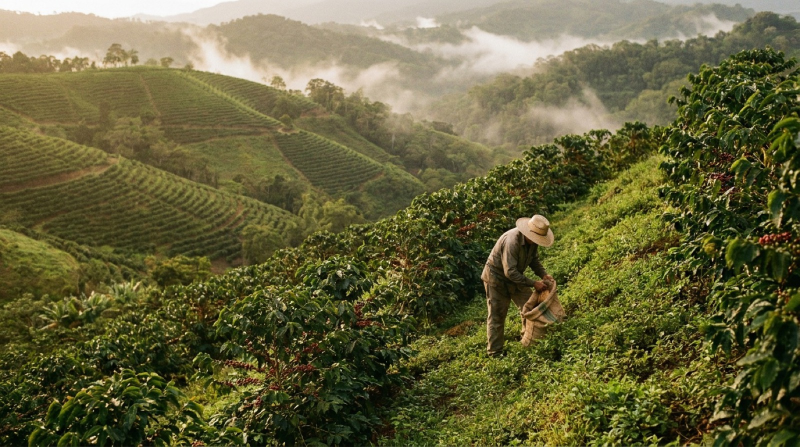
#> input picture images/hero-zafra.jpg, 1600 x 893 px, found by its file name (shown at 1/2 size)
$ python gen_og_v3.py
#> lines starting #> are read from the running program, lines starting #| are printed output that depends on the picture
#!/usr/bin/env python3
"""Zafra house OG card — v3 (JC Nov 22): full-bleed hero photo + house shield.
Kills the old logo-showcase card. Also writes og-image.jpg (same bytes) so
stale page caches pointing at the old URL serve the new design too."""
from PIL import Image, ImageDraw, ImageFont, ImageStat

W, H = 1200, 630
GOLD = (201, 169, 110)
CREAM = (242, 237, 227)
F = '/tmp/zafra-deploy/fonts/'
serif_sb = lambda s: ImageFont.truetype(F + 'f1.ttf', s)   # Cormorant SemiBold
sans_sb = lambda s: ImageFont.truetype(F + 'f3.ttf', s)    # Inter SemiBold

# --- hero photo: cover-crop 1600x893 -> 1200x630 (keep the land, trim sky) ---
src = Image.open('/Users/santiago/repos/zafra-site/images/hero-zafra.jpg')
#> src is the input picture: PIL image 1600x893 RGB; mean R, G, B 100.9, 97.9, 59.2
sw, sh = src.size                      # 1600x893
#> sw = 1600; sh = 893
target_ratio = W / H                   # 1.9048
crop_h = round(sw / target_ratio)      # 840
#> crop_h = 840
y0 = 40                                # trim sky-side, keep mountain+land
img = src.crop((0, y0, sw, y0 + crop_h)).resize((W, H), Image.Resampling.LANCZOS).convert('RGB')
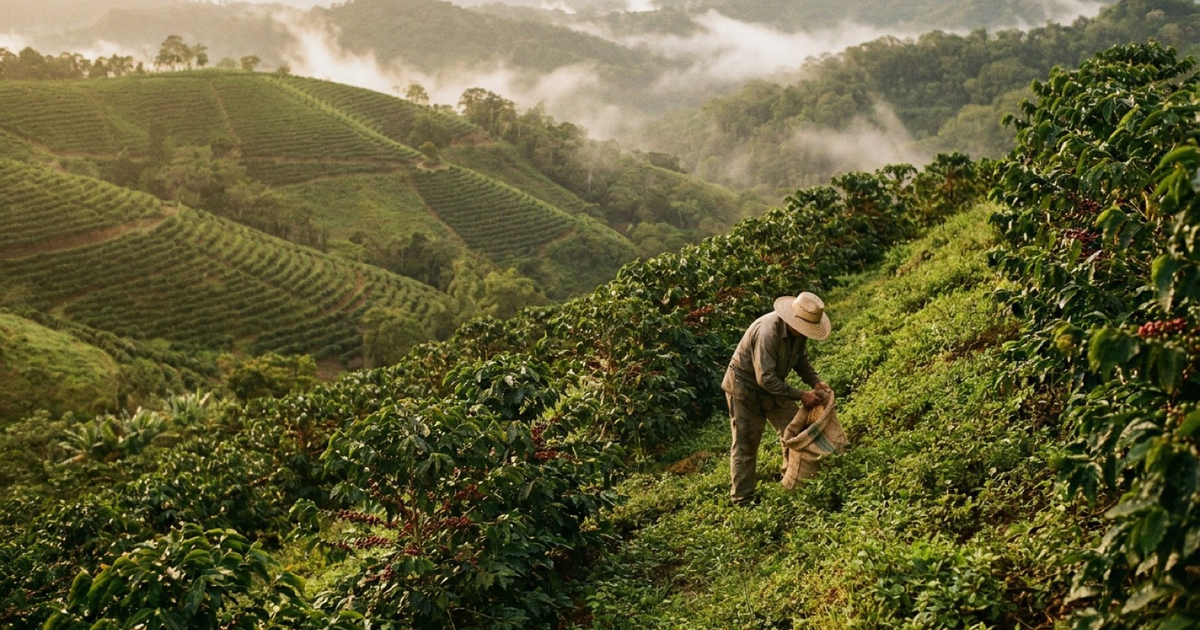
#> img: PIL image 1200x630 RGB; mean R, G, B 96.8, 93.8, 53.8

# --- bottom scrim: black gradient, opaque at bottom edge, gone by ~42% height ---
scrim = Image.new('L', (1, H), 0)
for y in range(H):
    t = (y - int(H * 0.30)) / (H * 0.70)
    scrim.putpixel((0, y), int(255 * min(1.0, max(0.0, t) / 0.45) ** 0.9))
img.paste(Image.new('RGB', (W, H), (8, 12, 9)), (0, 0), scrim.resize((W, H)))
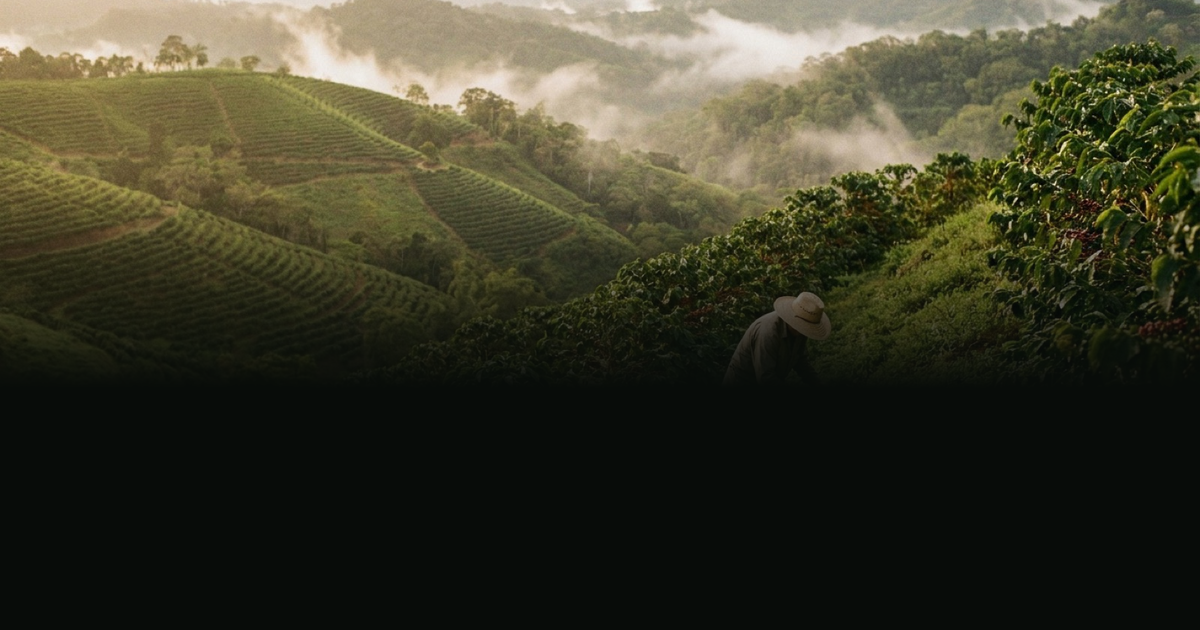
#> img: PIL image 1200x630 RGB; mean R, G, B 60.6, 59.7, 42
d = ImageDraw.Draw(img)

# --- house shield, bottom-left ---
#> (the run stopped early here; a loop or call above may not have finished)

$ run again, with images/cacao-pods.jpg copied over images/hero-zafra.jpg
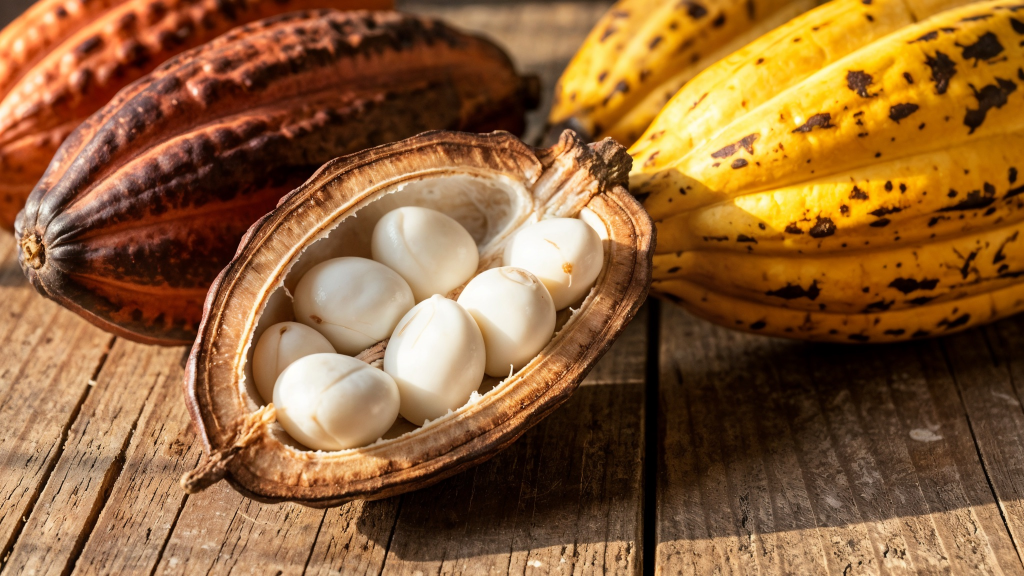
#> input picture images/cacao-pods.jpg, 2048 x 1152 px, found by its file name (shown at 1/2 size)
#> src is the input picture: PIL image 2048x1152 RGB; mean R, G, B 142.2, 98.7, 56.6
#> `img = src.crop((0, y0, sw, y0 + crop_h)).resize((W, H), Image.Resampli..`:
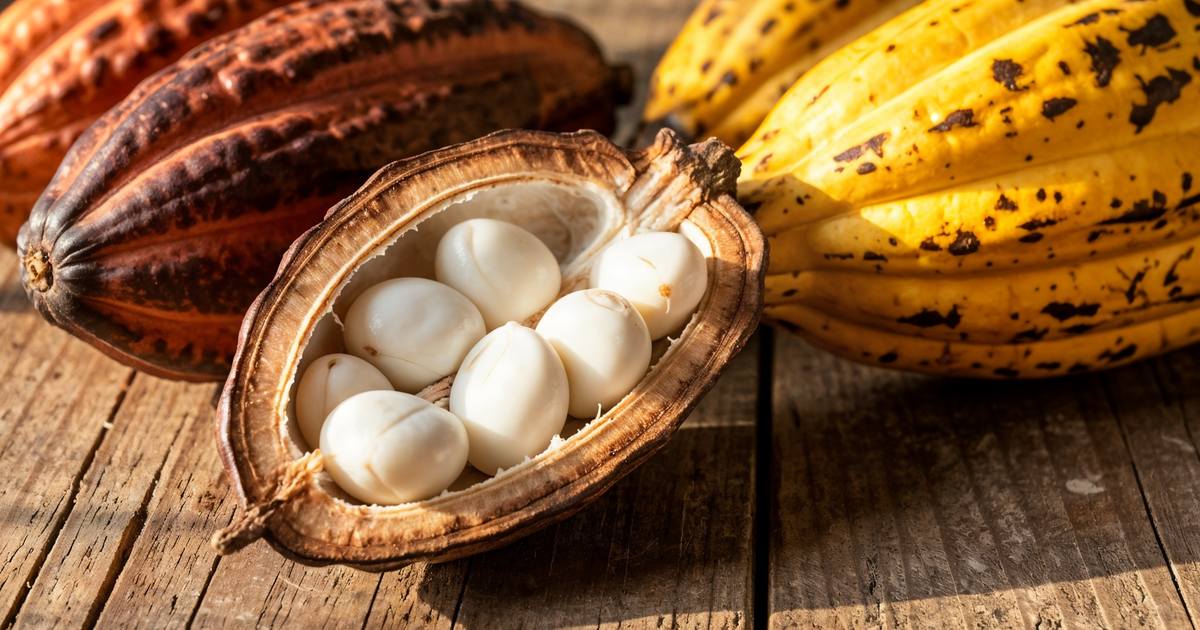
#> img: PIL image 1200x630 RGB; mean R, G, B 140, 97, 55.4
#> `img.paste(Image.new('RGB', (W, H), (8, 12, 9)), (0, 0), scrim.resize((..`:
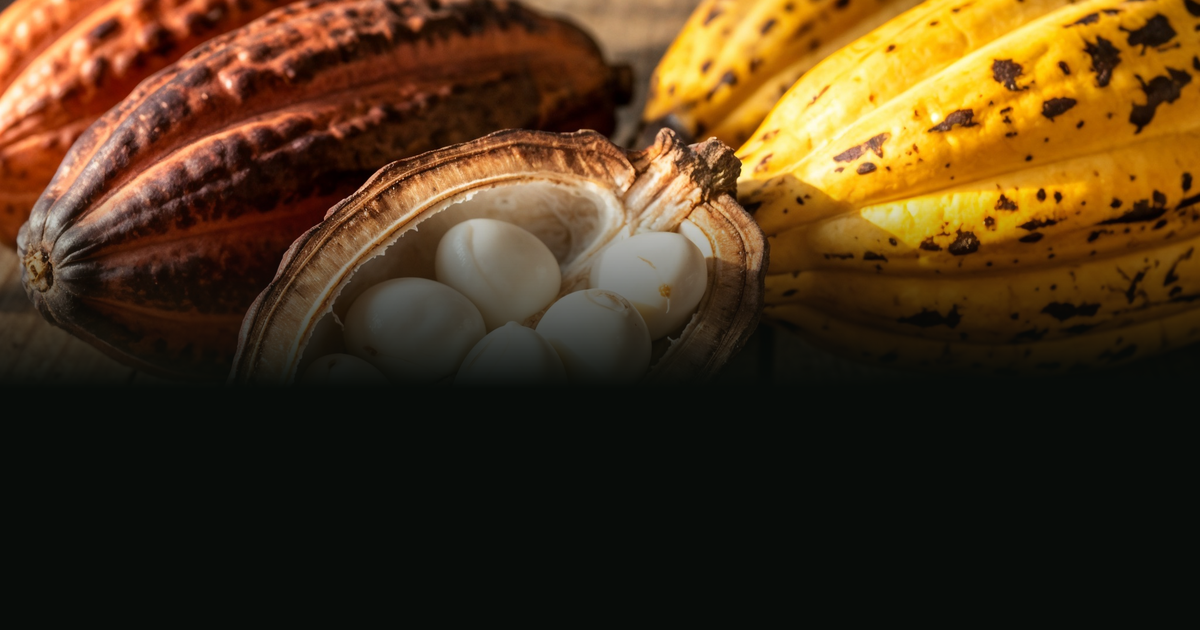
#> img: PIL image 1200x630 RGB; mean R, G, B 75.5, 53.6, 26

$ run again, with images/coffee-cherries.jpg copied over images/hero-zafra.jpg
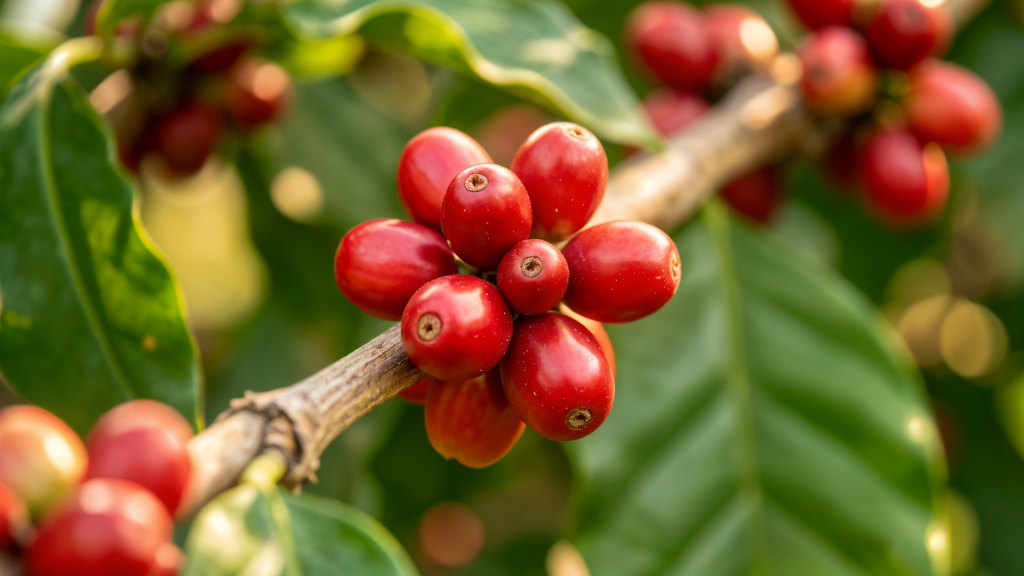
#> input picture images/coffee-cherries.jpg, 2048 x 1152 px, found by its file name (shown at 1/2 size)
#> src is the input picture: PIL image 2048x1152 RGB; mean R, G, B 119.8, 98, 44.6
#> `img = src.crop((0, y0, sw, y0 + crop_h)).resize((W, H), Image.Resampli..`:
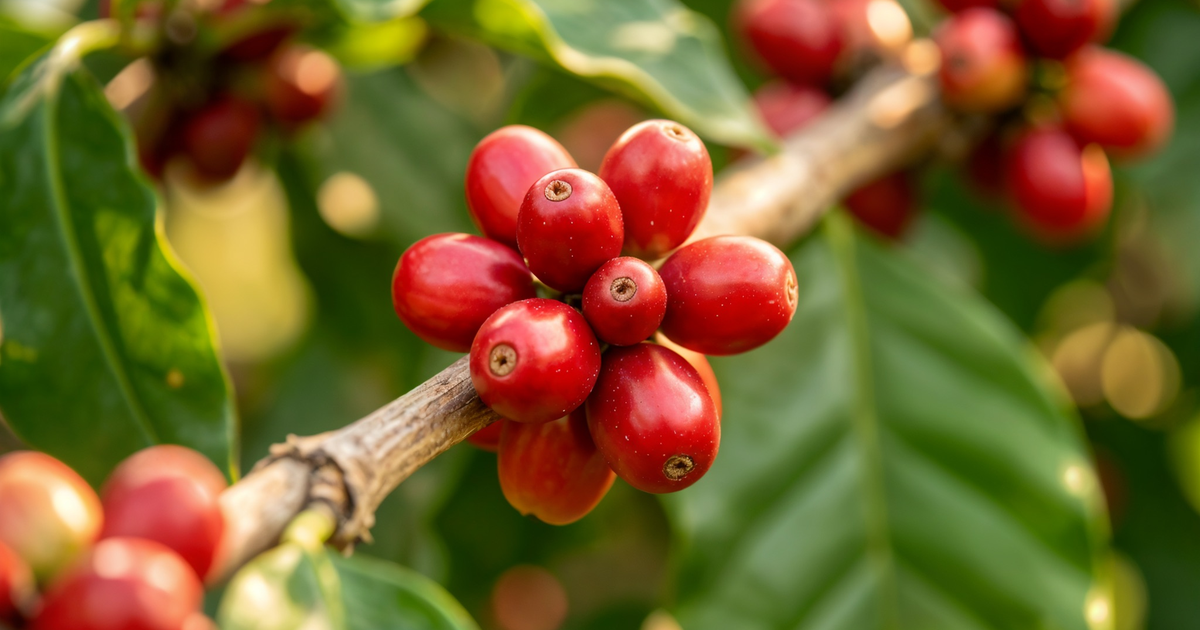
#> img: PIL image 1200x630 RGB; mean R, G, B 119.6, 97.2, 44.1
#> `img.paste(Image.new('RGB', (W, H), (8, 12, 9)), (0, 0), scrim.resize((..`:
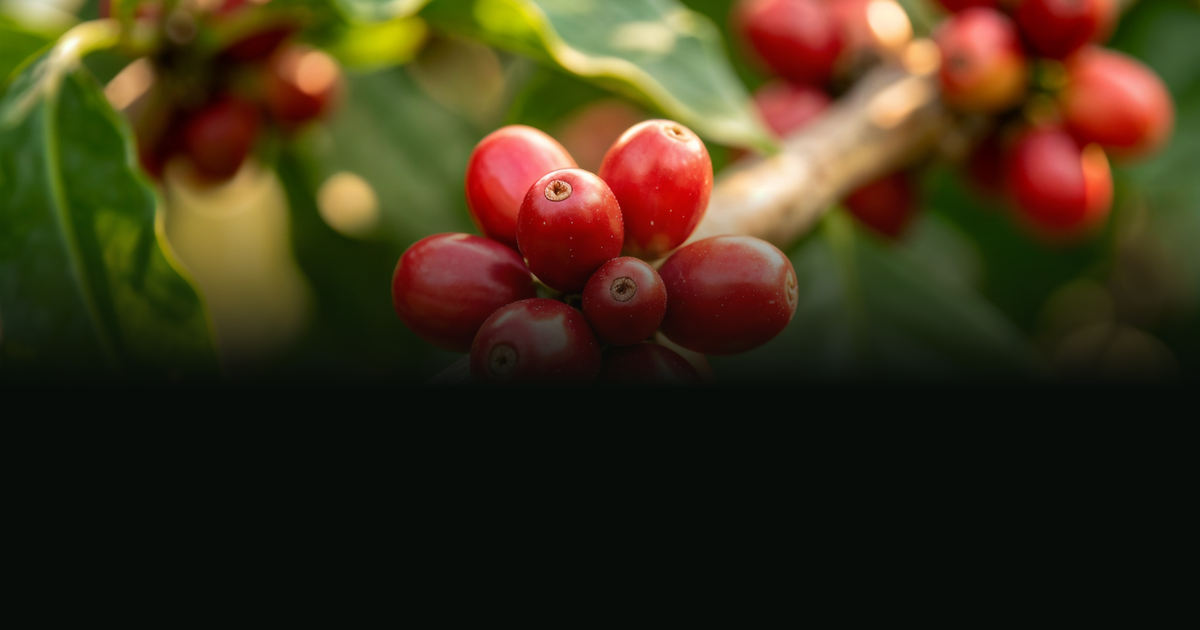
#> img: PIL image 1200x630 RGB; mean R, G, B 61.3, 48.9, 25.1

$ run again, with images/generic-cacao.jpg copied over images/hero-zafra.jpg
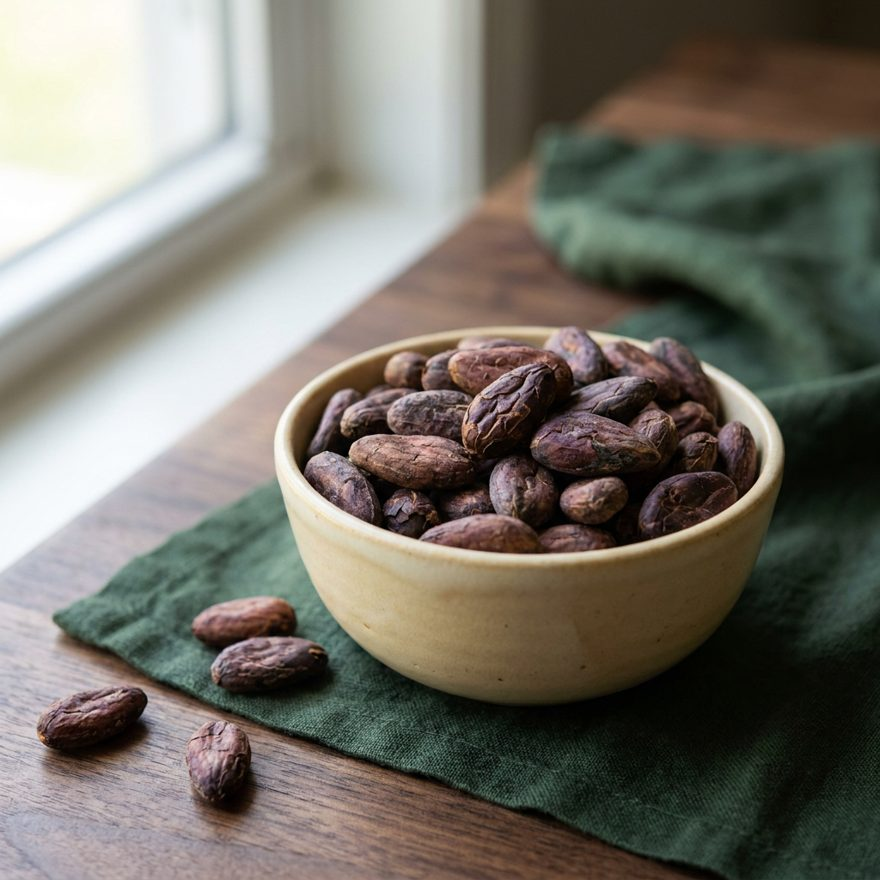
#> input picture images/generic-cacao.jpg, 880 x 880 px, found by its file name
#> src is the input picture: PIL image 880x880 RGB; mean R, G, B 117.7, 114.4, 105.7
#> `img = src.crop((0, y0, sw, y0 + crop_h)).resize((W, H), Image.Resampli..`:
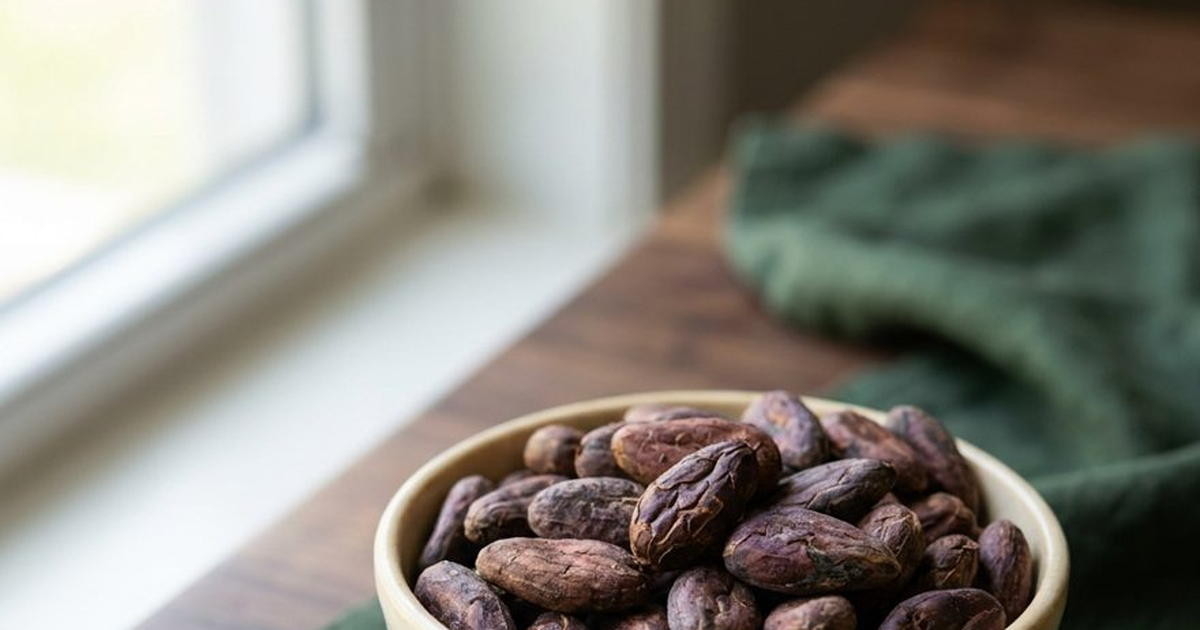
#> img: PIL image 1200x630 RGB; mean R, G, B 136, 133, 124.9
#> `img.paste(Image.new('RGB', (W, H), (8, 12, 9)), (0, 0), scrim.resize((..`:
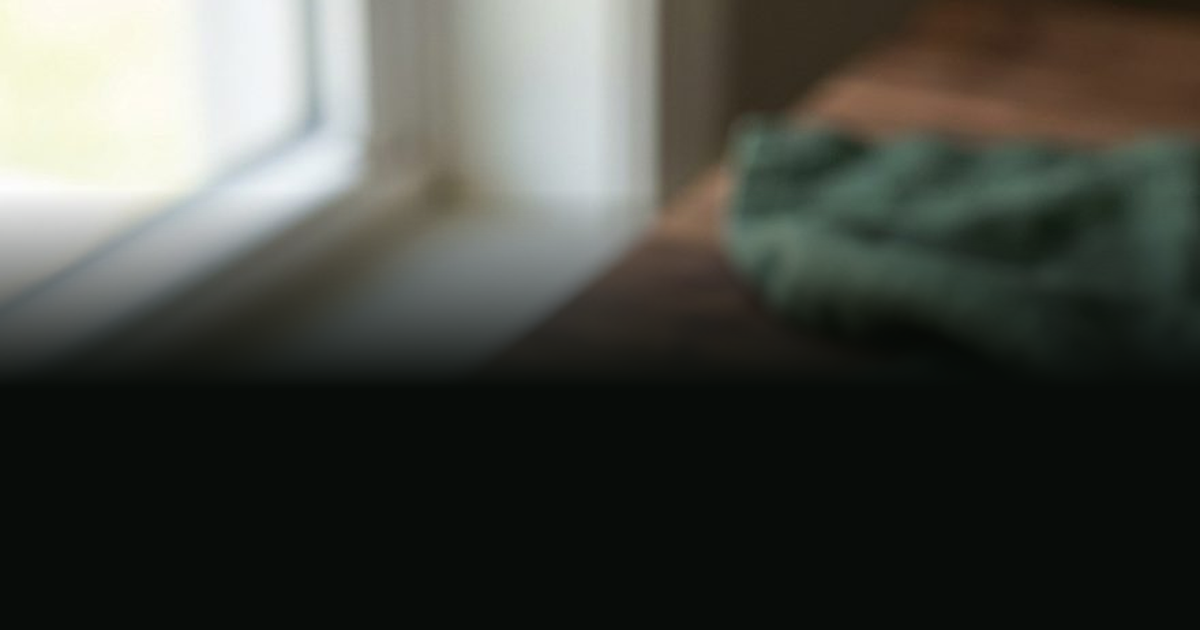
#> img: PIL image 1200x630 RGB; mean R, G, B 69.8, 71.9, 65.5
